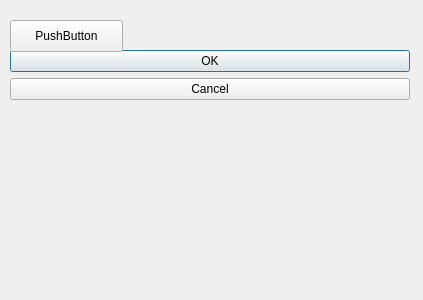
<?xml version="1.0" encoding="UTF-8"?>
<ui version="4.0">
 <class>Dialog</class>
 <widget class="QDialog" name="Dialog">
  <property name="geometry">
   <rect>
    <x>0</x>
    <y>0</y>
    <width>423</width>
    <height>300</height>
   </rect>
  </property>
  <property name="windowTitle">
   <string>Dialog</string>
  </property>
  <widget class="QDialogButtonBox" name="buttonBox">
   <property name="geometry">
    <rect>
     <x>10</x>
     <y>50</y>
     <width>400</width>
     <height>241</height>
    </rect>
   </property>
   <property name="orientation">
    <enum>Qt::Vertical</enum>
   </property>
   <property name="standardButtons">
    <set>QDialogButtonBox::Cancel|QDialogButtonBox::Ok</set>
   </property>
  </widget>
  <widget class="QPushButton" name="loadSelectedButton">
   <property name="geometry">
    <rect>
     <x>10</x>
     <y>20</y>
     <width>113</width>
     <height>32</height>
    </rect>
   </property>
   <property name="text">
    <string>PushButton</string>
   </property>
  </widget>
 </widget>
 <resources/>
 <connections>
  <connection>
   <sender>buttonBox</sender>
   <signal>rejected()</signal>
   <receiver>buttonBox</receiver>
   <slot>update()</slot>
   <hints>
    <hint type="sourcelabel">
     <x>316</x>
     <y>260</y>
    </hint>
    <hint type="destinationlabel">
     <x>209</x>
     <y>170</y>
    </hint>
   </hints>
  </connection>
 </connections>
</ui>
